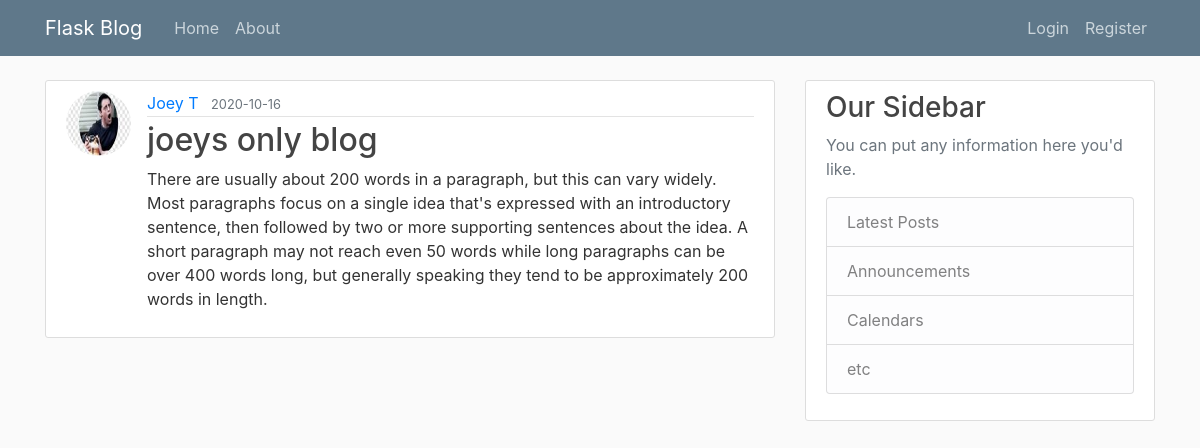
The page /post/14 on the database its author committed.
### flaskblog/models.py (models this page shows, shortened)
class User(db.Model, UserMixin):
    id = db.Column(db.Integer, primary_key=True)
    username = db.Column(db.String(20), unique=True, nullable=False)
    email = db.Column(db.String(120), unique=True, nullable=False)
    image_file = db.Column(db.String(20), nullable=False,
                           default='default.jpg')
    password = db.Column(db.String(60), nullable=False)
    posts = db.relationship('Post', backref='author', lazy=True)

class Post(db.Model):
    id = db.Column(db.Integer, primary_key=True)
    title = db.Column(db.String(100), nullable=False)
    date_posted = db.Column(db.DateTime, nullable=False,
                            default=datetime.utcnow)
    content = db.Column(db.Text, nullable=False)
    user_id = db.Column(db.Integer, db.ForeignKey('user.id'), nullable=False)

### flaskblog/posts/routes.py (the view)
@posts.route('/post/<int:post_id>')
def post(post_id):
    post = Post.query.get_or_404(post_id)
    return render_template('post.html', title=post.title, post=post)

### flaskblog/templates/post.html (shortened to what this page needs)
{%extends "layout.html"%} {%block content%}
<article class="media content-section">
  <img
    src="{{url_for('static', filename='profile_pics/' + post.author.image_file)}}"
    alt=""
    class="rounded-circle article-img"
  />
  <div class="media-body">
    <div class="article-metadata">
      <a
        class="mr-2"
        href="{{url_for('users.user_posts', username=post.author.username)}}"
        >{{ post.author.username }}</a
      >
      <small class="text-muted"
        >{{ post.date_posted.strftime('%Y-%m-%d') }}</small
      >
    </div>
    <h2 class="article-title">{{ post.title }}</h2>
    <p class="article-content">{{ post.content }}</p>
  </div>
</article>
{%endblock content%}

### flaskblog/static/main.css (style rules this page uses)
body { background: #fafafa; color: #333333; margin-top: 5rem; }
h1, h2, h3, h4, h5, h6 { color: #444444; }
.content-section { background: #ffffff; padding: 10px 20px; border: 1px solid #dddddd; border-radius: 3px; margin-bottom: 20px; }
.article-title { color: #444444; }
.article-content { white-space: pre-line; }
.article-img { height: 65px; width: 65px; margin-right: 16px; }
.article-metadata { padding-bottom: 1px; margin-bottom: 4px; border-bottom: 1px solid #e3e3e3; }

### rows shown on the page
User: image_file (picture), author.username "Joey T"
Post: date_posted "2020-10-16", title "joeys only blog", content "There are usually about 200 words in a paragraph, but this can vary widely. Most paragraphs focus on a single idea that's expressed with an introductory sentence, then followed by two or more supporting sentences about the idea. A short paragraph may not reach even 50 words while long paragraphs can be over 400 words long, but generally speaking they tend to be approximately 200 words in length."
